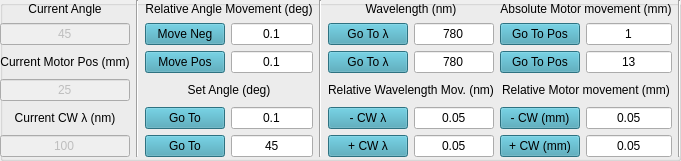
           <widget class="QGroupBox" name="cw_group_box">
            <property name="geometry">
             <rect>
              <x>0</x>
              <y>0</y>
              <width>681</width>
              <height>161</height>
             </rect>
            </property>
            <property name="title">
             <string/>
            </property>
            <widget class="QWidget" name="layoutWidget_18">
             <property name="geometry">
              <rect>
               <x>0</x>
               <y>0</y>
               <width>681</width>
               <height>157</height>
              </rect>
             </property>
             <layout class="QGridLayout" name="gridLayout_35">
              <item row="2" column="5">
               <widget class="QPushButton" name="cw_wl_goto_2">
                <property name="styleSheet">
                 <string notr="true">background-color: rgb(65, 159, 180);</string>
                </property>
                <property name="text">
                 <string>Go To λ</string>
                </property>
               </widget>
              </item>
              <item row="5" column="0">
               <widget class="QLineEdit" name="curr_cw_wl">
                <property name="enabled">
                 <bool>false</bool>
                </property>
                <property name="text">
                 <string>100</string>
                </property>
                <property name="alignment">
                 <set>Qt::AlignCenter</set>
                </property>
               </widget>
              </item>
              <item row="3" column="2" colspan="2">
               <widget class="QLabel" name="label_136">
                <property name="text">
                 <string>Set Angle (deg)</string>
                </property>
                <property name="alignment">
                 <set>Qt::AlignCenter</set>
                </property>
               </widget>
              </item>
              <item row="4" column="3">
               <widget class="QLineEdit" name="cw_hwp_1">
                <property name="text">
                 <string>0.1</string>
                </property>
                <property name="alignment">
                 <set>Qt::AlignCenter</set>
                </property>
               </widget>
              </item>
              <item row="1" column="3">
               <widget class="QLineEdit" name="cw_hwp_rel_n">
                <property name="text">
                 <string>0.1</string>
                </property>
                <property name="alignment">
                 <set>Qt::AlignCenter</set>
                </property>
               </widget>
              </item>
              <item row="5" column="3">
               <widget class="QLineEdit" name="cw_hwp_2">
                <property name="text">
                 <string>45</string>
                </property>
                <property name="alignment">
                 <set>Qt::AlignCenter</set>
                </property>
               </widget>
              </item>
              <item row="5" column="5">
               <widget class="QPushButton" name="cw_laser_wl_p">
                <property name="styleSheet">
                 <string notr="true">background-color: rgb(65, 159, 180);</string>
                </property>
                <property name="text">
                 <string>+ CW λ</string>
                </property>
               </widget>
              </item>
              <item row="3" column="0">
               <widget class="QLineEdit" name="curr_cw_pos">
                <property name="enabled">
                 <bool>false</bool>
                </property>
                <property name="text">
                 <string>25</string>
                </property>
                <property name="alignment">
                 <set>Qt::AlignCenter</set>
                </property>
               </widget>
              </item>
              <item row="1" column="6">
               <widget class="QLineEdit" name="cw_wl_setp">
                <property name="text">
                 <string>780</string>
                </property>
                <property name="alignment">
                 <set>Qt::AlignCenter</set>
                </property>
               </widget>
              </item>
              <item row="0" column="1" rowspan="6">
               <widget class="Line" name="line_9">
                <property name="orientation">
                 <enum>Qt::Vertical</enum>
                </property>
               </widget>
              </item>
              <item row="0" column="5" colspan="2">
               <widget class="QLabel" name="label_135">
                <property name="text">
                 <string>Wavelength (nm)</string>
                </property>
                <property name="alignment">
                 <set>Qt::AlignCenter</set>
                </property>
               </widget>
              </item>
              <item row="5" column="2">
               <widget class="QPushButton" name="cw_hwp_goto2">
                <property name="styleSheet">
                 <string notr="true">background-color: rgb(65, 159, 180);</string>
                </property>
                <property name="text">
                 <string>Go To</string>
                </property>
               </widget>
              </item>
              <item row="1" column="0">
               <widget class="QLineEdit" name="curr_cw_hwp">
                <property name="enabled">
                 <bool>false</bool>
                </property>
                <property name="text">
                 <string>45</string>
                </property>
                <property name="alignment">
                 <set>Qt::AlignCenter</set>
                </property>
               </widget>
              </item>
              <item row="4" column="6">
               <widget class="QLineEdit" name="cw_wl_m_label">
                <property name="text">
                 <string>0.05</string>
                </property>
                <property name="alignment">
                 <set>Qt::AlignCenter</set>
                </property>
               </widget>
              </item>
              <item row="0" column="2" colspan="2">
               <widget class="QLabel" name="label_141">
                <property name="text">
                 <string>Relative Angle Movement (deg)</string>
                </property>
                <property name="alignment">
                 <set>Qt::AlignCenter</set>
                </property>
               </widget>
              </item>
              <item row="5" column="6">
               <widget class="QLineEdit" name="cw_wl_p_label">
                <property name="text">
                 <string>0.05</string>
                </property>
                <property name="alignment">
                 <set>Qt::AlignCenter</set>
                </property>
               </widget>
              </item>
              <item row="2" column="2">
               <widget class="QPushButton" name="cw_hwp_laser_p">
                <property name="styleSheet">
                 <string notr="true">background-color: rgb(65, 159, 180);</string>
                </property>
                <property name="text">
                 <string>Move Pos</string>
                </property>
               </widget>
              </item>
              <item row="0" column="4" rowspan="6">
               <widget class="Line" name="line_10">
                <property name="orientation">
                 <enum>Qt::Vertical</enum>
                </property>
               </widget>
              </item>
              <item row="0" column="0">
               <widget class="QLabel" name="label_131">
                <property name="text">
                 <string>Current Angle</string>
                </property>
                <property name="alignment">
                 <set>Qt::AlignCenter</set>
                </property>
               </widget>
              </item>
              <item row="1" column="2">
               <widget class="QPushButton" name="cw_hwp_laser_n">
                <property name="styleSheet">
                 <string notr="true">background-color: rgb(65, 159, 180);</string>
                </property>
                <property name="text">
                 <string>Move Neg</string>
                </property>
               </widget>
              </item>
              <item row="3" column="5" colspan="2">
               <widget class="QLabel" name="label_139">
                <property name="text">
                 <string>Relative Wavelength Mov. (nm)</string>
                </property>
                <property name="alignment">
                 <set>Qt::AlignCenter</set>
                </property>
               </widget>
              </item>
              <item row="2" column="3">
               <widget class="QLineEdit" name="cw_hwp_rel_p">
                <property name="text">
                 <string>0.1</string>
                </property>
                <property name="alignment">
                 <set>Qt::AlignCenter</set>
                </property>
               </widget>
              </item>
              <item row="4" column="5">
               <widget class="QPushButton" name="cw_laser_wl_m">
                <property name="styleSheet">
                 <string notr="true">background-color: rgb(65, 159, 180);</string>
                </property>
                <property name="text">
                 <string>- CW λ</string>
                </property>
               </widget>
              </item>
              <item row="2" column="0">
               <widget class="QLabel" name="label_142">
                <property name="text">
                 <string>Current Motor Pos (mm)</string>
                </property>
                <property name="alignment">
                 <set>Qt::AlignCenter</set>
                </property>
               </widget>
              </item>
              <item row="0" column="9" rowspan="6">
               <widget class="Line" name="line_11">
                <property name="orientation">
                 <enum>Qt::Vertical</enum>
                </property>
               </widget>
              </item>
              <item row="4" column="2">
               <widget class="QPushButton" name="cw_hwp_goto1">
                <property name="styleSheet">
                 <string notr="true">background-color: rgb(65, 159, 180);</string>
                </property>
                <property name="text">
                 <string>Go To</string>
                </property>
               </widget>
              </item>
              <item row="2" column="8">
               <widget class="QLineEdit" name="cw_motor_setp_2">
                <property name="text">
                 <string>13</string>
                </property>
                <property name="alignment">
                 <set>Qt::AlignCenter</set>
                </property>
               </widget>
              </item>
              <item row="2" column="6">
               <widget class="QLineEdit" name="cw_wl_setp_2">
                <property name="text">
                 <string>780</string>
                </property>
                <property name="alignment">
                 <set>Qt::AlignCenter</set>
                </property>
               </widget>
              </item>
              <item row="2" column="7">
               <widget class="QPushButton" name="cw_motor_goto_2">
                <property name="styleSheet">
                 <string notr="true">background-color: rgb(65, 159, 180);</string>
                </property>
                <property name="text">
                 <string>Go To Pos</string>
                </property>
               </widget>
              </item>
              <item row="5" column="7">
               <widget class="QPushButton" name="cw_motor_p">
                <property name="styleSheet">
                 <string notr="true">background-color: rgb(65, 159, 180);</string>
                </property>
                <property name="text">
                 <string>+ CW (mm)</string>
                </property>
               </widget>
              </item>
              <item row="1" column="7">
               <widget class="QPushButton" name="cw_motor_goto">
                <property name="styleSheet">
                 <string notr="true">background-color: rgb(65, 159, 180);</string>
                </property>
                <property name="text">
                 <string>Go To Pos</string>
                </property>
               </widget>
              </item>
              <item row="4" column="0">
               <widget class="QLabel" name="label_143">
                <property name="text">
                 <string>Current CW λ (nm)</string>
                </property>
                <property name="alignment">
                 <set>Qt::AlignCenter</set>
                </property>
               </widget>
              </item>
              <item row="5" column="8">
               <widget class="QLineEdit" name="cw_motor_p_label">
                <property name="text">
                 <string>0.05</string>
                </property>
                <property name="alignment">
                 <set>Qt::AlignCenter</set>
                </property>
               </widget>
              </item>
              <item row="4" column="8">
               <widget class="QLineEdit" name="cw_motor_m_label">
                <property name="text">
                 <string>0.05</string>
                </property>
                <property name="alignment">
                 <set>Qt::AlignCenter</set>
                </property>
               </widget>
              </item>
              <item row="0" column="7" colspan="2">
               <widget class="QLabel" name="label_145">
                <property name="text">
                 <string>Absolute Motor movement (mm)</string>
                </property>
                <property name="alignment">
                 <set>Qt::AlignCenter</set>
                </property>
               </widget>
              </item>
              <item row="4" column="7">
               <widget class="QPushButton" name="cw_motor_m">
                <property name="styleSheet">
                 <string notr="true">background-color: rgb(65, 159, 180);</string>
                </property>
                <property name="text">
                 <string>- CW (mm)</string>
                </property>
               </widget>
              </item>
              <item row="1" column="8">
               <widget class="QLineEdit" name="cw_motor_setp">
                <property name="text">
                 <string>1</string>
                </property>
                <property name="alignment">
                 <set>Qt::AlignCenter</set>
                </property>
               </widget>
              </item>
              <item row="3" column="7" colspan="2">
               <widget class="QLabel" name="label_146">
                <property name="text">
                 <string>Relative Motor movement (mm)</string>
                </property>
                <property name="alignment">
                 <set>Qt::AlignCenter</set>
                </property>
               </widget>
              </item>
              <item row="1" column="5">
               <widget class="QPushButton" name="cw_wl_goto">
                <property name="styleSheet">
                 <string notr="true">background-color: rgb(65, 159, 180);</string>
                </property>
                <property name="text">
                 <string>Go To λ</string>
                </property>
               </widget>
              </item>
             </layout>
            </widget>
           </widget>
